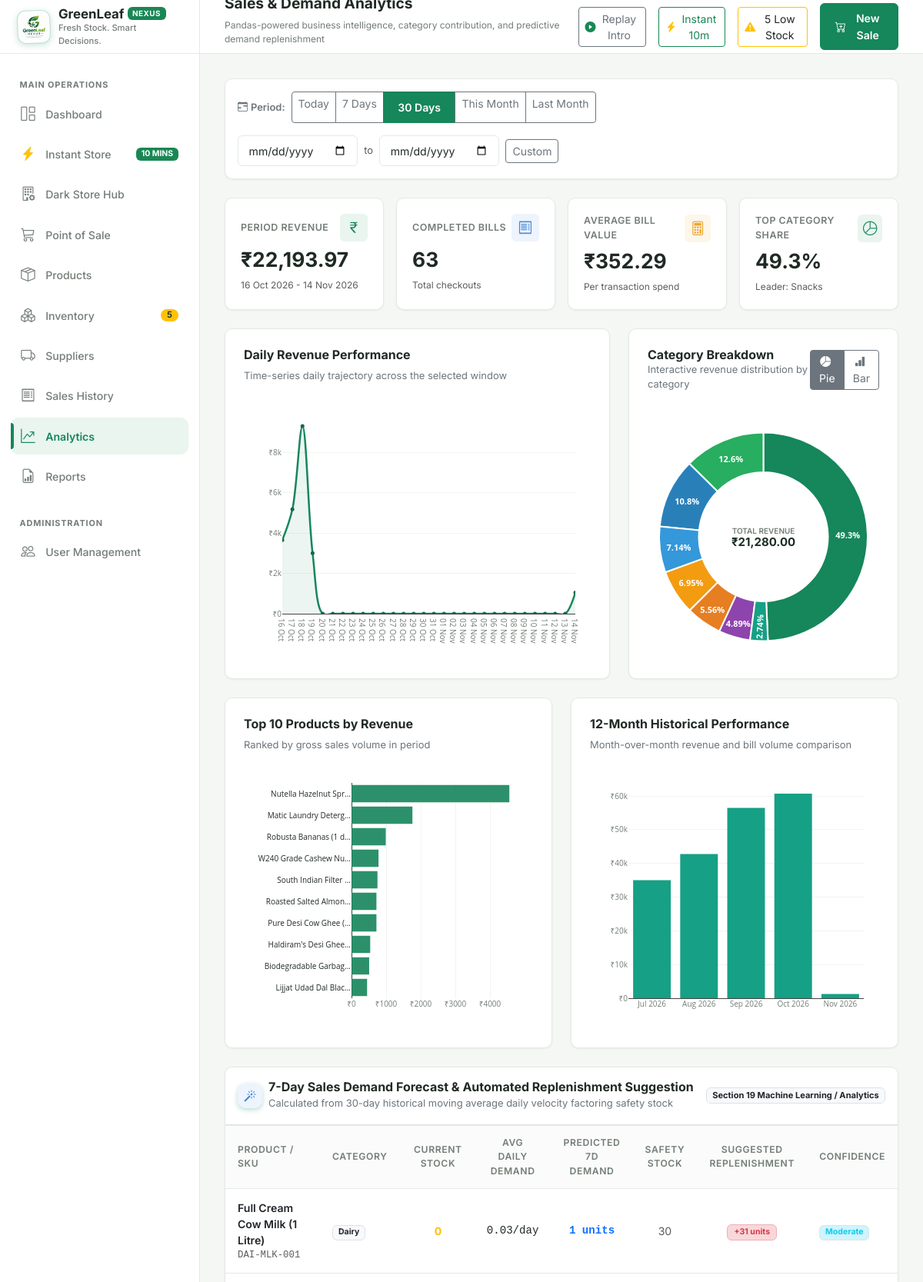
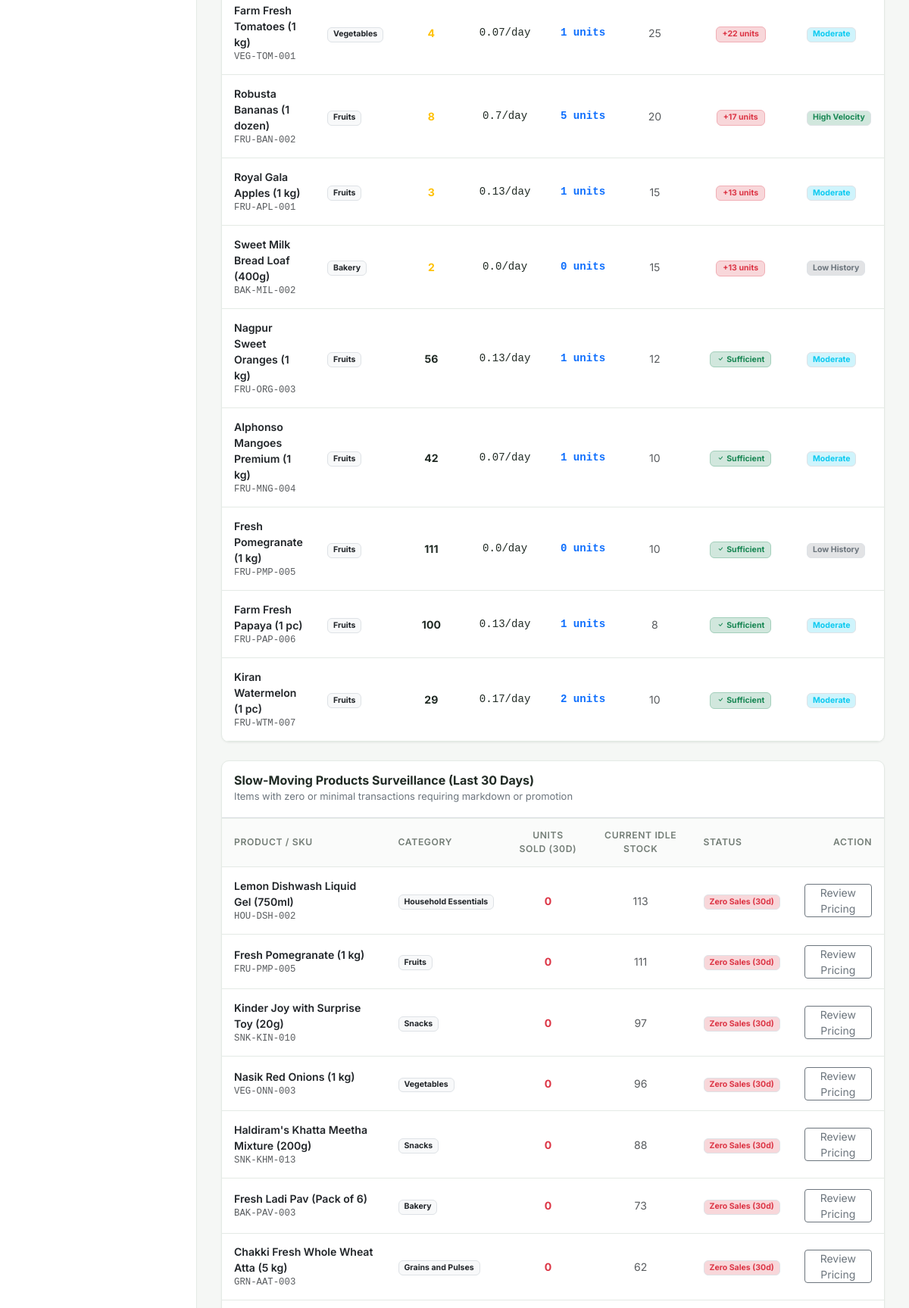
The page /analytics/ (signed in, upper part) on the database its author committed (2 pictures, top to bottom).
### models/product.py (models this page shows, shortened)
class Product(db.Model):
    __tablename__ = "products"
    product_id = db.Column(db.Integer, primary_key=True, autoincrement=True)
    sku = db.Column(db.String(50), unique=True, nullable=False, index=True)
    barcode = db.Column(db.String(50), nullable=True, index=True)
    name = db.Column(db.String(120), nullable=False, index=True)
    description = db.Column(db.Text, nullable=True)
    category = db.Column(db.String(50), nullable=False, index=True)
    unit_price = db.Column(db.Float, nullable=False)
    cost_price = db.Column(db.Float, default=0.0, nullable=False)
    stock_qty = db.Column(db.Integer, nullable=False, default=0)
    reorder_level = db.Column(db.Integer, nullable=False, default=10)
    expiry_date = db.Column(db.Date, nullable=True)
    supplier_id = db.Column(db.Integer, db.ForeignKey("suppliers.supplier_id"), nullable=True)
    image_path = db.Column(db.String(255), nullable=True)
    is_active = db.Column(db.Boolean, default=True, nullable=False, index=True)
    created_at = db.Column(db.DateTime, default=datetime.utcnow, nullable=False)
    updated_at = db.Column(db.DateTime, default=datetime.utcnow, onupdate=datetime.utcnow, nullable=False)
    supplier = db.relationship("Supplier", back_populates="products")
    sale_items = db.relationship("SaleItem", back_populates="product", lazy="dynamic")
    movements = db.relationship("InventoryMovement", back_populates="product", lazy="dynamic")
    @property
    def is_low_stock(self):
        return self.stock_qty <= self.reorder_level

### routes/analytics.py (the view)
@analytics_bp.route("/")
@login_required
@admin_required
def index():
    range_key = request.args.get("range", "last_30_days")
    custom_start_str = request.args.get("start_date")
    custom_end_str = request.args.get("end_date")
    custom_start = None
    custom_end = None
    if custom_start_str:
        try:
            custom_start = date.fromisoformat(custom_start_str)
        except ValueError:
            pass
    if custom_end_str:
        try:
            custom_end = date.fromisoformat(custom_end_str)
        except ValueError:
            pass
    kpis = AnalyticsService.get_kpis(range_key, custom_start, custom_end)
    sales_trend = AnalyticsService.get_sales_trend(range_key, custom_start, custom_end)
    monthly_sales = AnalyticsService.get_monthly_sales(months_back=12)
    top_products = AnalyticsService.get_top_products(range_key, limit=10, custom_start=custom_start, custom_end=custom_end)
    category_perf = AnalyticsService.get_category_performance(range_key, custom_start=custom_start, custom_end=custom_end)
    slow_movers = AnalyticsService.get_slow_moving_products(days=30, limit=10)
    forecasts = AnalyticsService.get_demand_forecast_7days()[:10]
    return render_template(
        "analytics/index.html",
        kpis=kpis,
        sales_trend=sales_trend,
        monthly_sales=monthly_sales,
        top_products=top_products,
        category_perf=category_perf,
        slow_movers=slow_movers,
        forecasts=forecasts,
        current_range=range_key,
        custom_start=custom_start_str or "",
        custom_end=custom_end_str or "",
    )

### templates/analytics/index.html (shortened to what this page needs)
{% extends "base.html" %}
{% block page_subtitle %}Pandas-powered business intelligence, category contribution, and predictive demand replenishment{% endblock %}
{% block content %}
<div class="card-custom p-3 mb-4">
  <form method="GET" action="{{ url_for('analytics.index') }}">
    <div class="d-flex flex-wrap align-items-center justify-content-between gap-3">
      <div class="d-flex flex-wrap align-items-center gap-2">
        <span class="text-secondary small fw-semibold"><i class="bi bi-calendar-range me-1"></i>Period:</span>
        <div class="btn-group btn-group-sm" role="group">
          <a href="{{ url_for('analytics.index', range='today') }}" class="btn {% if current_range == 'today' %}btn-green{% else %}btn-outline-secondary{% endif %}">Today</a>
          <a href="{{ url_for('analytics.index', range='last_7_days') }}" class="btn {% if current_range == 'last_7_days' %}btn-green{% else %}btn-outline-secondary{% endif %}">7 Days</a>
          <a href="{{ url_for('analytics.index', range='last_30_days') }}" class="btn {% if current_range == 'last_30_days' %}btn-green{% else %}btn-outline-secondary{% endif %}">30 Days</a>
          <a href="{{ url_for('analytics.index', range='this_month') }}" class="btn {% if current_range == 'this_month' %}btn-green{% else %}btn-outline-secondary{% endif %}">This Month</a>
          <a href="{{ url_for('analytics.index', range='prev_month') }}" class="btn {% if current_range == 'prev_month' %}btn-green{% else %}btn-outline-secondary{% endif %}">Last Month</a>
        </div>
      </div>
      <div class="d-flex align-items-center gap-2">
        <input type="date" name="start_date" class="form-control form-control-sm form-control-custom" value="{{ custom_start }}" placeholder="Start Date">
        <span class="text-muted small">to</span>
        <input type="date" name="end_date" class="form-control form-control-sm form-control-custom" value="{{ custom_end }}" placeholder="End Date">
        <button type="submit" class="btn btn-sm btn-outline-secondary">Custom</button>
      </div>
    </div>
  </form>
</div>
<div class="row g-3 mb-4">
  <div class="col-12 col-sm-6 col-xl-3">
    <div class="kpi-card">
      <div class="kpi-header">
        <span class="kpi-title">Period Revenue</span>
        <div class="kpi-icon-wrapper kpi-icon-green"><i class="bi bi-currency-rupee"></i></div>
      </div>
      <div class="kpi-value">{{ kpis.total_revenue|currency }}</div>
      <div class="kpi-comparison">
        <span class="text-muted">{{ kpis.period_label }}</span>
      </div>
    </div>
  </div>
  <div class="col-12 col-sm-6 col-xl-3">
    <div class="kpi-card">
      <div class="kpi-header">
        <span class="kpi-title">Completed Bills</span>
        <div class="kpi-icon-wrapper kpi-icon-blue"><i class="bi bi-receipt"></i></div>
      </div>
      <div class="kpi-value">{{ kpis.total_bills }}</div>
      <div class="kpi-comparison">
        <span class="text-muted">Total checkouts</span>
      </div>
    </div>
  </div>
  <div class="col-12 col-sm-6 col-xl-3">
    <div class="kpi-card">
      <div class="kpi-header">
        <span class="kpi-title">Average Bill Value</span>
        <div class="kpi-icon-wrapper kpi-icon-amber"><i class="bi bi-calculator"></i></div>
      </div>
      <div class="kpi-value">{{ kpis.average_bill_value|currency }}</div>
      <div class="kpi-comparison">
        <span class="text-muted">Per transaction spend</span>
      </div>
    </div>
  </div>
  <div class="col-12 col-sm-6 col-xl-3">
    <div class="kpi-card">
      <div class="kpi-header">
        <span class="kpi-title">Top Category Share</span>
        <div class="kpi-icon-wrapper kpi-icon-green"><i class="bi bi-pie-chart"></i></div>
      </div>
      <div class="kpi-value">
        {% if category_perf %}
          {{ category_perf[0].percentage }}%
        {% else %}0%{% endif %}
      </div>
      <div class="kpi-comparison">
        <span class="text-muted">Leader: {% if category_perf %}{{ category_perf[0].category }}{% else %}None{% endif %}</span>
      </div>
    </div>
  </div>
</div>
<div class="row g-4 mb-4">
  <div class="col-12 col-xl-7">
    <div class="card-custom h-100 mb-0">
      <div class="card-header-custom">
        <div>
          <h3>Daily Revenue Performance</h3>
          <p class="text-secondary small mb-0">Time-series daily trajectory across the selected window</p>
        </div>
      </div>
      <div id="analyticsLineChart" style="height: 320px; width: 100%;"></div>
    </div>
  </div>
  <div class="col-12 col-xl-5">
    <div class="card-custom h-100 mb-0">
      <div class="card-header-custom pb-2">
        <div>
          <h3 class="mb-0">Category Breakdown</h3>
          <p class="text-secondary small mb-0" id="analyticsCatSubtitle">Interactive revenue distribution by category</p>
        </div>
        <div class="btn-group btn-group-sm" role="group" aria-label="Chart View Toggle">
          <button type="button" class="btn btn-outline-secondary active" id="btnAnalyticsCatDonut" title="Interactive Pie / Donut Chart"><i class="bi bi-pie-chart-fill me-1"></i>Pie</button>
          <button type="button" class="btn btn-outline-secondary" id="btnAnalyticsCatBar" title="Ranked Bar Chart"><i class="bi bi-bar-chart-fill me-1"></i>Bar</button>
        </div>
      </div>
      <div id="analyticsCategoryBar" style="height: 320px; width: 100%;"></div>
    </div>
  </div>
</div>
<div class="row g-4 mb-4">
  <div class="col-12 col-xl-6">
    <div class="card-custom h-100 mb-0">
      <div class="card-header-custom">
        <div>
          <h3>Top 10 Products by Revenue</h3>
          <p class="text-secondary small mb-0">Ranked by gross sales volume in period</p>
        </div>
      </div>
      <div id="analyticsTopProdChart" style="height: 340px; width: 100%;"></div>
    </div>
  </div>
  <div class="col-12 col-xl-6">
    <div class="card-custom h-100 mb-0">
      <div class="card-header-custom">
        <div>
          <h3>12-Month Historical Performance</h3>
          <p class="text-secondary small mb-0">Month-over-month revenue and bill volume comparison</p>
        </div>
      </div>
      <div id="analyticsMonthlyChart" style="height: 340px; width: 100%;"></div>
    </div>
  </div>
</div>
<div class="card-custom p-0 overflow-hidden mb-4">
  <div class="p-3 border-bottom d-flex align-items-center justify-content-between">
    <div class="d-flex align-items-center gap-2">
      <div class="brand-logo-icon" style="width: 32px; height: 32px; font-size: 1rem; background: #eef4fd; color: var(--info);">
        <i class="bi bi-magic"></i>
      </div>
      <div>
        <h4 class="fs-6 fw-bold mb-0">7-Day Sales Demand Forecast & Automated Replenishment Suggestion</h4>
        <span class="text-secondary small">Calculated from 30-day historical moving average daily velocity factoring safety stock</span>
      </div>
    </div>
    <span class="badge bg-light text-dark border">Section 19 Machine Learning / Analytics</span>
  </div>
  <div class="table-responsive">
    <table class="table-custom mb-0">
      <thead>
        <tr>
          <th>Product / SKU</th>
          <th>Category</th>
          <th class="text-center">Current Stock</th>
          <th class="text-center">Avg Daily Demand</th>
          <th class="text-center">Predicted 7d Demand</th>
          <th class="text-center">Safety Stock</th>
          <th class="text-center">Suggested Replenishment</th>
          <th>Confidence</th>
        </tr>
      </thead>
      <tbody>
        {% for f in forecasts %}
        <tr>
          <td>
            <a href="{{ url_for('products.details', product_id=f.product_id) }}" class="fw-semibold text-dark text-decoration-none">
              {{ f.name }}
            </a>
            <div class="text-muted small font-monospace">{{ f.sku }}</div>
          </td>
          <td><span class="badge bg-light text-dark border">{{ f.category }}</span></td>
          <td class="text-center fw-bold {% if f.current_stock <= f.safety_stock %}text-warning{% endif %}">
            {{ f.current_stock }}
          </td>
          <td class="text-center font-monospace">{{ f.avg_daily_demand }}/day</td>
          <td class="text-center fw-bold font-monospace text-primary">{{ f.predicted_7d_demand }} units</td>
          <td class="text-center text-muted small">{{ f.safety_stock }}</td>
          <td class="text-center">
            {% if f.suggested_replenishment > 0 %}
              <span class="badge bg-danger-subtle text-danger fw-bold border border-danger-subtle px-2 py-1">
                +{{ f.suggested_replenishment }} units
              </span>
            {% else %}
              <span class="badge bg-success-subtle text-success border border-success-subtle px-2 py-1">
                <i class="bi bi-check"></i> Sufficient
              </span>
            {% endif %}
          </td>
          <td>
            {% if f.confidence == 'High' %}
              <span class="badge bg-success-subtle text-success border">High Velocity</span>
            {% elif f.confidence == 'Moderate' %}
              <span class="badge bg-info-subtle text-info border">Moderate</span>
            {% else %}
              <span class="badge bg-secondary-subtle text-secondary border">Low History</span>
            {% endif %}
          </td>
        </tr>
        {% endfor %}
      </tbody>
    </table>
  </div>
</div>
<div class="card-custom p-0 overflow-hidden mb-4">
  <div class="p-3 border-bottom">
    <h4 class="fs-6 fw-bold mb-0">Slow-Moving Products Surveillance (Last 30 Days)</h4>
    <span class="text-secondary small">Items with zero or minimal transactions requiring markdown or promotion</span>
  </div>
  <div class="table-responsive">
    <table class="table-custom mb-0">
      <thead>
        <tr>
          <th>Product / SKU</th>
          <th>Category</th>
          <th class="text-center">Units Sold (30d)</th>
          <th class="text-center">Current Idle Stock</th>
          <th>Status</th>
          <th class="text-end">Action</th>
        </tr>
      </thead>
      <tbody>
        {% for sm in slow_movers %}
        <tr>
          <td>
            <a href="{{ url_for('products.details', product_id=sm.product_id) }}" class="fw-semibold text-dark text-decoration-none">
              {{ sm.name }}
            </a>
            <div class="text-muted small font-monospace">{{ sm.sku }}</div>
          </td>
          <td><span class="badge bg-light text-dark border">{{ sm.category }}</span></td>
          <td class="text-center fw-bold text-danger">{{ sm.units_sold_30d }}</td>
          <td class="text-center text-muted">{{ sm.stock_qty }}</td>
          <td>
            {% if sm.status == 'No Sales' %}
              <span class="badge bg-danger-subtle text-danger border">Zero Sales (30d)</span>
            {% else %}
              <span class="badge bg-warning-subtle text-warning border">Critically Slow</span>
            {% endif %}
          </td>
          <td class="text-end">
            <a href="{{ url_for('products.edit', product_id=sm.product_id) }}" class="btn btn-sm btn-outline-secondary py-0 px-2">
              Review Pricing
            </a>
          </td>
        </tr>
        {% else %}
        <tr>
          <td colspan="6" class="text-center text-muted py-4">No slow moving products identified.</td>
        </tr>
        {% endfor %}
      </tbody>
    </table>
  </div>
</div>
{% endblock %}

### rows shown on the page
Product: category "Snacks"
Product: name "Full Cream Cow Milk (1 Litre)", sku "DAI-MLK-001", category "Dairy", current_stock "0", avg_daily_demand "0.03", predicted_7d_demand "1", safety_stock "30", suggested_replenishment "31", shows "Moderate"
Product: name "Farm Fresh Tomatoes (1 kg)", sku "VEG-TOM-001", category "Vegetables", current_stock "4", avg_daily_demand "0.07", predicted_7d_demand "1", safety_stock "25", suggested_replenishment "22", shows "Moderate"
Product: name "Robusta Bananas (1 dozen)", sku "FRU-BAN-002", category "Fruits", current_stock "8", avg_daily_demand "0.7", predicted_7d_demand "5", safety_stock "20", suggested_replenishment "17", shows "High Velocity"
Product: name "Royal Gala Apples (1 kg)", sku "FRU-APL-001", category "Fruits", current_stock "3", avg_daily_demand "0.13", predicted_7d_demand "1", safety_stock "15", suggested_replenishment "13", shows "Moderate"
Product: name "Sweet Milk Bread Loaf (400g)", sku "BAK-MIL-002", category "Bakery", current_stock "2", avg_daily_demand "0.0", predicted_7d_demand "0", safety_stock "15", suggested_replenishment "13", shows "Low History"
Product: name "Nagpur Sweet Oranges (1 kg)", sku "FRU-ORG-003", category "Fruits", current_stock "56", avg_daily_demand "0.13", predicted_7d_demand "1", safety_stock "12", shows "Sufficient", shows "Moderate"
Product: name "Alphonso Mangoes Premium (1 kg)", sku "FRU-MNG-004", category "Fruits", current_stock "42", avg_daily_demand "0.07", predicted_7d_demand "1", safety_stock "10", shows "Sufficient", shows "Moderate"
Product: name "Fresh Pomegranate (1 kg)", sku "FRU-PMP-005", category "Fruits", current_stock "111", avg_daily_demand "0.0", predicted_7d_demand "0", safety_stock "10", shows "Sufficient", shows "Low History", units_sold_30d "0", stock_qty "111", shows "Zero Sales (30d)"
Product: name "Farm Fresh Papaya (1 pc)", sku "FRU-PAP-006", category "Fruits", current_stock "100", avg_daily_demand "0.13", predicted_7d_demand "1", safety_stock "8", shows "Sufficient", shows "Moderate"
Product: name "Kiran Watermelon (1 pc)", sku "FRU-WTM-007", category "Fruits", current_stock "29", avg_daily_demand "0.17", predicted_7d_demand "2", safety_stock "10", shows "Sufficient", shows "Moderate"
Product: name "Lemon Dishwash Liquid Gel (750ml)", sku "HOU-DSH-002", category "Household Essentials", units_sold_30d "0", stock_qty "113", shows "Zero Sales (30d)"
Product: name "Kinder Joy with Surprise Toy (20g)", sku "SNK-KIN-010", category "Snacks", units_sold_30d "0", stock_qty "97", shows "Zero Sales (30d)"
Product: name "Nasik Red Onions (1 kg)", sku "VEG-ONN-003", category "Vegetables", units_sold_30d "0", stock_qty "96", shows "Zero Sales (30d)"
Product: name "Haldiram's Khatta Meetha Mixture (200g)", sku "SNK-KHM-013", category "Snacks", units_sold_30d "0", stock_qty "88", shows "Zero Sales (30d)"
Product: name "Fresh Ladi Pav (Pack of 6)", sku "BAK-PAV-003", category "Bakery", units_sold_30d "0", stock_qty "73", shows "Zero Sales (30d)"
Product: name "Chakki Fresh Whole Wheat Atta (5 kg)", sku "GRN-AAT-003", category "Grains and Pulses", units_sold_30d "0", stock_qty "62", shows "Zero Sales (30d)"

### other values the page prints
{{ STORE_TAGLINE }} "Fresh Stock. Smart Decisions."
{{ LOW_STOCK_GLOBAL_COUNT }} "5"
{{ kpis.total_revenue|currency }} "₹22,193.97"
{{ kpis.period_label }} "16 Oct 2026 - 14 Nov 2026"
{{ kpis.total_bills }} "63"
{{ kpis.average_bill_value|currency }} "₹352.29"
{{ category_perf[0].percentage }} "49.3"
